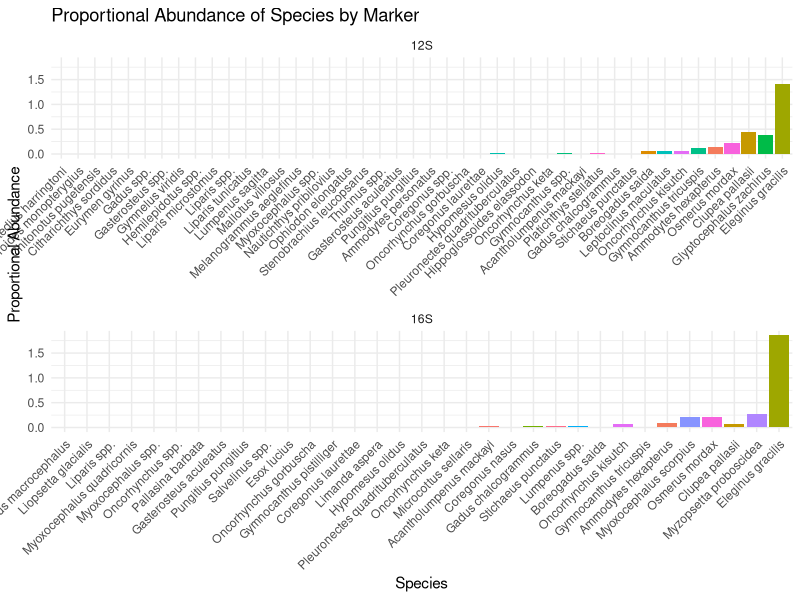
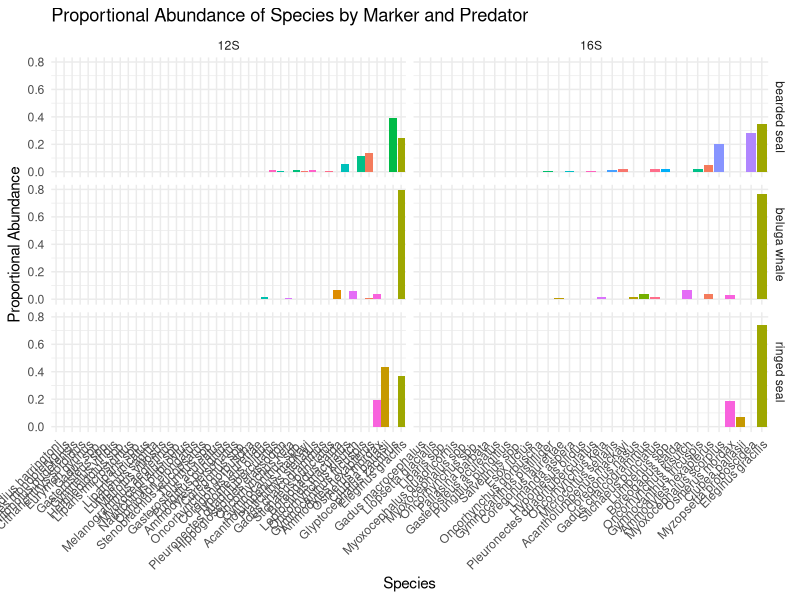

Generate these figures, in order, with R:
# ------------------------------------------------------------------
# SPECIES BY ABUNDANCE TABLE
# ------------------------------------------------------------------
library(tidyverse)
library(dplyr)
library(openxlsx)
library(gridExtra)
library(RColorBrewer)

# Loads in data
combined_df <- read.csv("Deliverables/allrows-abundance.csv")

# Checks relativbe abundance is calculated correctly 
equal.one <- combined_df %>%
  group_by(Sample, Marker, Predator) %>%
  summarise(total_abundance = sum(Abundance))

# Creates a table with only desired columns
abundance_df <- combined_df %>%
  dplyr::select(Abundance, Sample, Marker, Species.y, Predator)%>%
  drop_na()

abundance_by_marker <- abundance_df %>%
  group_by(Marker, Species.y, Predator) %>%
  summarise(species_abundance = sum(Abundance, na.rm = TRUE), .groups = "drop") %>%
  group_by(Marker, Predator) %>%
  mutate(total_abundance = sum(species_abundance),
         prop_abundance = species_abundance / total_abundance) %>%
  arrange(Marker, desc(prop_abundance))

# By marker
ggplot(abundance_by_marker, aes(x = reorder(Species.y, prop_abundance), y = prop_abundance, fill = Species.y)) +
  geom_bar(stat = "identity") +
  facet_wrap(~Marker, ncol = 1, scales = "free_x") +
  labs(title = "Proportional Abundance of Species by Marker",
       x = "Species",
       y = "Proportional Abundance") +
  theme_minimal() +
  theme(axis.text.x = element_text(angle = 45, hjust = 1), legend.position = "none")

# By marker and predator
ggplot(abundance_by_marker, aes(x = reorder(Species.y, prop_abundance), y = prop_abundance, fill = Species.y)) +
  geom_bar(stat = "identity") +
  facet_grid(Predator ~ Marker, scales = "free_x") +
  labs(title = "Proportional Abundance of Species by Marker and Predator",
       x = "Species",
       y = "Proportional Abundance") +
  theme_minimal() +
  theme(axis.text.x = element_text(angle = 45, hjust = 1), legend.position = "none")

# Total across markers; predator

# Split abundance_by_marker by Predator and Marker
split_data <- split(abundance_by_marker, list(abundance_by_marker$Predator, abundance_by_marker$Marker), drop = TRUE)

# Create a new workbook
wb <- createWorkbook()

# Add a sheet and write data for each Predator-Marker combination
for(name in names(split_data)) {
  # Clean sheet name by replacing "." with "_" or other characters to avoid Excel limitations
  sheet_name <- gsub("\\.", "_", name)
  
  # Select columns you want to export
  data_to_write <- split_data[[name]] %>%
    dplyr::select(Marker, Species.y, prop_abundance, Predator)
  
  # Add worksheet named by predator_marker, truncating if needed for Excel sheet name length limits (max 31 chars)
  addWorksheet(wb, sheetName = substr(sheet_name, 1, 31))
  
  # Write data
  writeData(wb, sheet = substr(sheet_name, 1, 31), x = data_to_write)
}

# Save workbook
saveWorkbook(wb, "Deliverables/predator_marker_species_proportions.xlsx", overwrite = TRUE)












# ------------------------------------------------------------------
# PLAYING WITH PLOTS
# ------------------------------------------------------------------
# # Reads in the sheets
# file <- "Deliverables/predator_marker_species_proportions.xlsx"
# wb_sheets <- getSheetNames(file)
# 
# # Reads all sheets into a list of data frames
# list_of_dfs <- lapply(wb_sheets, function(sheet) {
#   read.xlsx(file, sheet = sheet)
# })
# 
# # Extracts all unique species present in all dfs
# all_species <- unique(unlist(lapply(list_of_dfs, function(df) df$Species.y)))
# 
# # Generates distinct colors for all species
# palette_colors <- brewer.pal(min(length(all_species), 12), "Set3")  # use 12 max colors from Set3 palette as example
# if(length(all_species) > length(palette_colors)) {
#   # Expands colors if more species than palette colors
#   palette_colors <- colorRampPalette(palette_colors)(length(all_species))
# }
# species_colors <- setNames(palette_colors, all_species)
# 
# # Applies manual color scale in plot loop
# plots <- list()
# 
# for(i in seq_along(list_of_dfs)) {
#   df <- list_of_dfs[[i]]
#   
#   # Use the sheet name from wb_sheets vector for title
#   sheet_name <- wb_sheets[i]
#   
#   df_filtered <- df %>% filter(prop_abundance > 0)
#   
#   # Skip if no data after filtering
#   if(nrow(df_filtered) == 0) next
#   
#   p <- ggplot(df_filtered, aes(x = reorder(Species.y, prop_abundance), y = prop_abundance, fill = Species.y)) +
#     geom_bar(stat = "identity") +
#     scale_fill_manual(values = species_colors) +  # consistent colors across all plots
#     labs(title = sheet_name,
#          x = "",
#          y = "Proportional Abundance") +
#     theme_minimal() +
#     theme(axis.text.x = element_text(angle = 45, hjust = 1), legend.position = "none")
#   
#   plots[[sheet_name]] <- p
# }
# 
# # Now only non-empty plots are in `plots`
# grid.arrange(grobs = plots, ncol = 3)
# 



# ------------------------------------------------------------------
# old code
# ------------------------------------------------------------------
# ### CREATE EXCEL
# # Filter and order data for each marker
# sheet_12s <- abundance_by_marker %>%
#   filter(Marker == "12S", Predator) %>%
#   arrange(desc(prop_abundance)) %>%
#   select(Marker, Species, prop_abundance, Predator)
# 
# sheet_16s <- abundance_by_marker %>%
#   filter(Marker == "16S") %>%
#   arrange(desc(prop_abundance)) %>%
#   select(Marker, Species, prop_abundance, Predator)
# 
# # Create workbook and add sheets
# wb <- createWorkbook()
# addWorksheet(wb, "12S")
# addWorksheet(wb, "16S")
# writeData(wb, "12S", sheet_12s)
# writeData(wb, "16S", sheet_16s)
# 
# getwd()
# # Save the workbook as .xlsx (multi-sheet Excel file)
# saveWorkbook(wb, "Deliverables/marker_species_proportions.xlsx", overwrite = TRUE)




# tries to deal with replicates 
## replicates are not a thing here --> need to address this


# Vectors of samples that have technical replicates:
## "?" means I haven't figured it out yet --> is it possible that 
## EB22PH005-S was mistyped and it actually EB23PH005-S???

# original <- c("WADE-003-080", "WADE-003-086", "WADE-003-082", "WADE-003-085", 
#               "WADE-003-075", "WADE-003-071", "WADE-003-077", "WADE-003-084", 
#               "WADE-003-081", "?", "WADE-003-115", "WADE-003-111", 
#               "WADE-003-128", "WADE-003-137", "WADE-003-143")
# # Vectors of samples that are technical replicates (in same order as original): 
# replicates <- c("WADE-003-093", "WADE-003-094", "WADE-003-095", "WADE-003-096", 
#                 "WADE-003-097", "WADE-003-098", "WADE-003-099", "WADE-003-100-C",
#                 "WADE-003-101-C", "WADE-003-122", "WADE-003-123", "WADE-003-124", 
#                 "WADE-003-145", "WADE-003-146", "WADE-003-147")
# 
# # Vectors of samples that have a cleaned and uncleaned version
# cleaned <- c("WADE-003-101-C", "WADE-003-101-C", "WADE-003-116-C", "WADE-003-117-C",
#              "WADE-003-118-C", "WADE-003-127-C")
# 
# uncleaned <- c("WADE-003-100-UC", "WADE-003-101-UC", "WADE-003-116-UC", "WADE-003-117-UC",
#                "WADE-003-118-UC","WADE-003-127-UC")

# # Creates replicate mapping for original and replicate samples
# rep_map <- setNames(original, replicates)
# 
# # Creates cleaned-uncleaned mapping (choose which represents the group)
# clean_map <- setNames(cleaned, uncleaned)
# 
# 
# # Combine all mappings into one named vector for convenience
# # CURRENTLY EXCLUDING "?"
# combined_map <- c(rep_map, clean_map)

# # FUNCTION: Maps samples in combined_map to sample group or keep original if no mapping exists
# ## (e.g. groups uncleaned and cleaned samples into the same group
# ## to later figure out how to deal with)
# map_sample_group <- function(sample) {
#   if (sample %in% names(combined_map)) {
#     combined_map[sample]
#   } else {
#     sample
#   }
# }
# 
# # Uses function on abundance_df (to group based on replication or not)
# abundance_df <- abundance_df %>%
#   rowwise() %>%
#   mutate(SampleGroup = map_sample_group(Sample)) %>%
#   ungroup()
# 
# # Renormalizes
# 
# # Sums abundances across replicates (SampleGroup + Marker + Species)
# abundance_summed <- abundance_df %>%
#   group_by(SampleGroup, Marker, Species) %>%
#   summarise(Total_Abundance = sum(Abundance, na.rm = TRUE)) %>%
#   ungroup()
# 
# # Re-normalizea abundances per SampleGroup and Marker
# abundance_normalized <- abundance_summed %>%
#   group_by(SampleGroup, Marker) %>%
#   mutate(Relative_Abundance = Total_Abundance / sum(Total_Abundance, na.rm = TRUE)) %>%
#   ungroup()
# 
# # Step 4: Check sums now
# check_sums <- abundance_normalized %>%
#   group_by(SampleGroup, Marker) %>%
#   summarise(total_abundance = sum(Relative_Abundance, na.rm = TRUE)) %>%
#   ungroup()
# 
# # LOST SPECIES ASSIGNMENT, WHICH IS THE POINT LOL!! FIGURE OUT HOW THAT 
# # GETS IN HERE
# 
